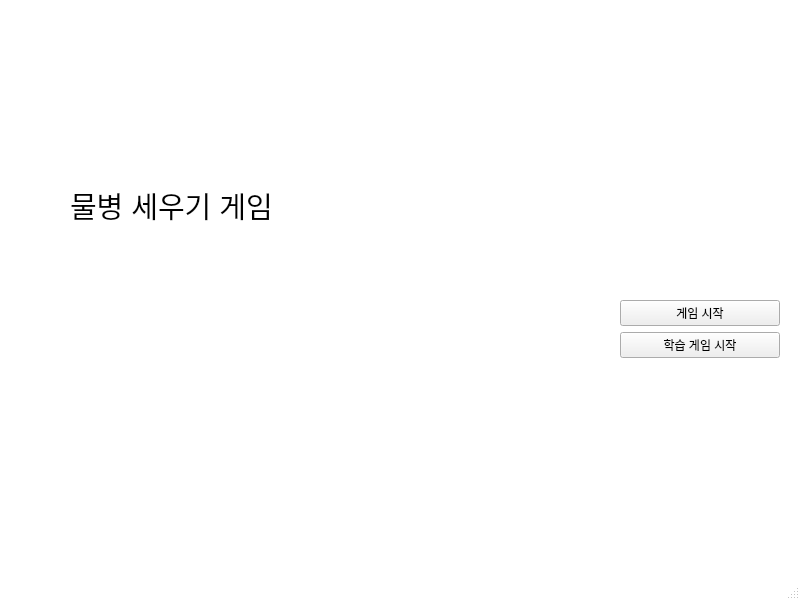
<?xml version="1.0" encoding="UTF-8"?>
<ui version="4.0">
 <class>MainWindow</class>
 <widget class="QMainWindow" name="MainWindow">
  <property name="geometry">
   <rect>
    <x>0</x>
    <y>0</y>
    <width>800</width>
    <height>600</height>
   </rect>
  </property>
  <property name="windowTitle">
   <string>MainWindow</string>
  </property>
  <property name="autoFillBackground">
   <bool>false</bool>
  </property>
  <property name="styleSheet">
   <string notr="true">QMainWindow {
    background-color: white;
}

QLabel {
    color: black;
}
</string>
  </property>
  <widget class="QWidget" name="centralwidget">
   <widget class="QStackedWidget" name="stackedWidget">
    <property name="geometry">
     <rect>
      <x>0</x>
      <y>150</y>
      <width>791</width>
      <height>251</height>
     </rect>
    </property>
    <widget class="QWidget" name="pageModeSelect">
     <widget class="QWidget" name="formLayoutWidget">
      <property name="geometry">
       <rect>
        <x>620</x>
        <y>150</y>
        <width>160</width>
        <height>80</height>
       </rect>
      </property>
      <layout class="QFormLayout" name="formLayout">
       <item row="0" column="0" colspan="2">
        <widget class="QPushButton" name="GameStart_btn">
         <property name="text">
          <string>게임 시작</string>
         </property>
        </widget>
       </item>
       <item row="1" column="0" colspan="2">
        <widget class="QPushButton" name="AiGameStart_btn">
         <property name="text">
          <string>학습 게임 시작</string>
         </property>
        </widget>
       </item>
      </layout>
     </widget>
     <widget class="QLabel" name="label">
      <property name="geometry">
       <rect>
        <x>470</x>
        <y>140</y>
        <width>66</width>
        <height>81</height>
       </rect>
      </property>
      <property name="text">
       <string/>
      </property>
      <property name="pixmap">
       <pixmap>../Downloads/water-bottle.png</pixmap>
      </property>
      <property name="scaledContents">
       <bool>true</bool>
      </property>
     </widget>
     <widget class="QLabel" name="label_10">
      <property name="geometry">
       <rect>
        <x>70</x>
        <y>30</y>
        <width>221</width>
        <height>51</height>
       </rect>
      </property>
      <property name="font">
       <font>
        <pointsize>22</pointsize>
       </font>
      </property>
      <property name="text">
       <string>물병 세우기 게임</string>
      </property>
     </widget>
    </widget>
    <widget class="QWidget" name="pageAIGame">
     <widget class="QWidget" name="formLayoutWidget_3">
      <property name="geometry">
       <rect>
        <x>620</x>
        <y>10</y>
        <width>168</width>
        <height>155</height>
       </rect>
      </property>
      <layout class="QFormLayout" name="formLayout_5">
       <item row="0" column="0">
        <widget class="QLabel" name="label_9">
         <property name="text">
          <string>성공횟수</string>
         </property>
        </widget>
       </item>
       <item row="0" column="1">
        <widget class="QLCDNumber" name="RL_score"/>
       </item>
       <item row="1" column="0" colspan="2">
        <layout class="QVBoxLayout" name="verticalLayout_4"/>
       </item>
      </layout>
     </widget>
     <widget class="QPushButton" name="RLStop_btn">
      <property name="geometry">
       <rect>
        <x>620</x>
        <y>200</y>
        <width>161</width>
        <height>41</height>
       </rect>
      </property>
      <property name="text">
       <string>그만하기</string>
      </property>
     </widget>
    </widget>
    <widget class="QWidget" name="pageGame">
     <widget class="QWidget" name="formLayoutWidget_2">
      <property name="geometry">
       <rect>
        <x>620</x>
        <y>0</y>
        <width>168</width>
        <height>174</height>
       </rect>
      </property>
      <layout class="QFormLayout" name="formLayout_2">
       <item row="0" column="0">
        <widget class="QLabel" name="label_3">
         <property name="text">
          <string>성공횟수</string>
         </property>
        </widget>
       </item>
       <item row="0" column="1">
        <widget class="QLCDNumber" name="GameScore"/>
       </item>
       <item row="1" column="0">
        <widget class="QLabel" name="label_4">
         <property name="text">
          <string>높이</string>
         </property>
        </widget>
       </item>
       <item row="1" column="1">
        <widget class="QSlider" name="high_slider">
         <property name="orientation">
          <enum>Qt::Orientation::Horizontal</enum>
         </property>
        </widget>
       </item>
       <item row="2" column="0" colspan="2">
        <widget class="QPushButton" name="high_btn">
         <property name="text">
          <string/>
         </property>
        </widget>
       </item>
       <item row="3" column="0">
        <widget class="QLabel" name="label_5">
         <property name="text">
          <string>회전속도</string>
         </property>
        </widget>
       </item>
       <item row="3" column="1">
        <widget class="QSlider" name="wspeed_slider">
         <property name="orientation">
          <enum>Qt::Orientation::Horizontal</enum>
         </property>
        </widget>
       </item>
       <item row="4" column="0" colspan="2">
        <widget class="QPushButton" name="wspeed_btn">
         <property name="text">
          <string/>
         </property>
        </widget>
       </item>
      </layout>
     </widget>
     <widget class="QWidget" name="verticalLayoutWidget">
      <property name="geometry">
       <rect>
        <x>620</x>
        <y>160</y>
        <width>160</width>
        <height>80</height>
       </rect>
      </property>
      <layout class="QVBoxLayout" name="verticalLayout">
       <item>
        <widget class="QPushButton" name="GameThrow_btn">
         <property name="text">
          <string>던지기</string>
         </property>
        </widget>
       </item>
       <item>
        <widget class="QPushButton" name="GameStop_btn">
         <property name="text">
          <string>그만하기</string>
         </property>
        </widget>
       </item>
      </layout>
     </widget>
     <widget class="QWidget" name="formLayoutWidget_4">
      <property name="geometry">
       <rect>
        <x>460</x>
        <y>0</y>
        <width>160</width>
        <height>61</height>
       </rect>
      </property>
      <layout class="QFormLayout" name="formLayout_3">
       <item row="0" column="0">
        <widget class="QLabel" name="label_7">
         <property name="text">
          <string>바람 방향</string>
         </property>
        </widget>
       </item>
       <item row="1" column="0">
        <widget class="QLabel" name="label_6">
         <property name="text">
          <string>바람 세기</string>
         </property>
        </widget>
       </item>
       <item row="1" column="1">
        <widget class="QLabel" name="windStrength">
         <property name="text">
          <string>TextLabel</string>
         </property>
        </widget>
       </item>
       <item row="0" column="1">
        <widget class="QLabel" name="windDirection">
         <property name="text">
          <string>TextLabel</string>
         </property>
        </widget>
       </item>
      </layout>
     </widget>
    </widget>
   </widget>
  </widget>
  <widget class="QMenuBar" name="menubar">
   <property name="geometry">
    <rect>
     <x>0</x>
     <y>0</y>
     <width>800</width>
     <height>23</height>
    </rect>
   </property>
  </widget>
  <widget class="QStatusBar" name="statusbar"/>
 </widget>
 <resources/>
 <connections/>
</ui>
